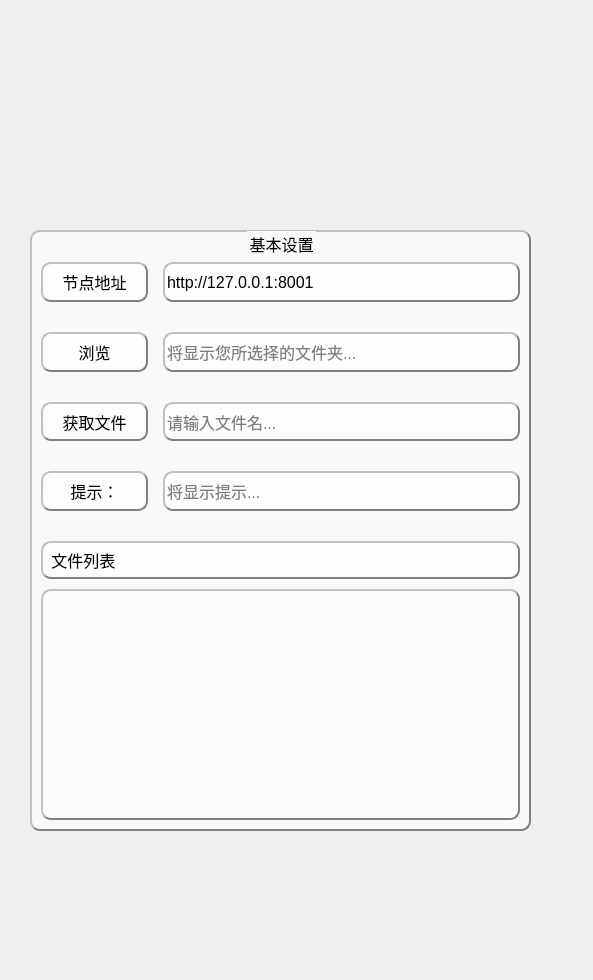
<?xml version="1.0" encoding="UTF-8"?>
<ui version="4.0">
 <class>MainWindow</class>
 <widget class="QMainWindow" name="MainWindow">
  <property name="geometry">
   <rect>
    <x>0</x>
    <y>0</y>
    <width>593</width>
    <height>980</height>
   </rect>
  </property>
  <property name="windowTitle">
   <string>基于XML-RPC文件共享</string>
  </property>
  <property name="windowIcon">
   <iconset>
    <normaloff>CN_bilibili-蓝色.png</normaloff>CN_bilibili-蓝色.png</iconset>
  </property>
  <widget class="QWidget" name="centralwidget">
   <widget class="QGroupBox" name="groupBox">
    <property name="geometry">
     <rect>
      <x>30</x>
      <y>230</y>
      <width>501</width>
      <height>601</height>
     </rect>
    </property>
    <property name="font">
     <font>
      <family>幼圆</family>
      <pointsize>12</pointsize>
     </font>
    </property>
    <property name="focusPolicy">
     <enum>Qt::ClickFocus</enum>
    </property>
    <property name="contextMenuPolicy">
     <enum>Qt::ActionsContextMenu</enum>
    </property>
    <property name="styleSheet">
     <string notr="true">border-radius: 10px;  
border: 2px groove gray; 
border-style: outset;

background-color: rgba(255,255,255,0.6);

</string>
    </property>
    <property name="title">
     <string>基本设置</string>
    </property>
    <property name="alignment">
     <set>Qt::AlignBottom|Qt::AlignHCenter</set>
    </property>
    <property name="flat">
     <bool>true</bool>
    </property>
    <layout class="QVBoxLayout" name="verticalLayout_2" stretch="1,1,1,1,7">
     <property name="spacing">
      <number>30</number>
     </property>
     <property name="topMargin">
      <number>30</number>
     </property>
     <item>
      <layout class="QHBoxLayout" name="horizontalLayout" stretch="3,10">
       <property name="spacing">
        <number>15</number>
       </property>
       <item>
        <widget class="QLabel" name="nodelabel">
         <property name="sizePolicy">
          <sizepolicy hsizetype="Expanding" vsizetype="Expanding">
           <horstretch>0</horstretch>
           <verstretch>0</verstretch>
          </sizepolicy>
         </property>
         <property name="font">
          <font>
           <pointsize>12</pointsize>
          </font>
         </property>
         <property name="styleSheet">
          <string notr="true">border-radius: 10px;  
border: 2px groove gray; 
border-style: outset;</string>
         </property>
         <property name="frameShape">
          <enum>QFrame::Box</enum>
         </property>
         <property name="text">
          <string>节点地址</string>
         </property>
         <property name="alignment">
          <set>Qt::AlignCenter</set>
         </property>
         <property name="indent">
          <number>-1</number>
         </property>
        </widget>
       </item>
       <item>
        <widget class="QLineEdit" name="webaddress">
         <property name="sizePolicy">
          <sizepolicy hsizetype="Expanding" vsizetype="Expanding">
           <horstretch>0</horstretch>
           <verstretch>0</verstretch>
          </sizepolicy>
         </property>
         <property name="font">
          <font>
           <pointsize>12</pointsize>
          </font>
         </property>
         <property name="mouseTracking">
          <bool>false</bool>
         </property>
         <property name="focusPolicy">
          <enum>Qt::ClickFocus</enum>
         </property>
         <property name="styleSheet">
          <string notr="true"/>
         </property>
         <property name="text">
          <string>http://127.0.0.1:8001</string>
         </property>
        </widget>
       </item>
      </layout>
     </item>
     <item>
      <layout class="QHBoxLayout" name="horizontalLayout_4" stretch="3,10">
       <property name="spacing">
        <number>15</number>
       </property>
       <item>
        <widget class="QPushButton" name="openbutton">
         <property name="sizePolicy">
          <sizepolicy hsizetype="Expanding" vsizetype="Expanding">
           <horstretch>0</horstretch>
           <verstretch>0</verstretch>
          </sizepolicy>
         </property>
         <property name="font">
          <font>
           <pointsize>12</pointsize>
          </font>
         </property>
         <property name="styleSheet">
          <string notr="true">border-radius: 10px;  
border: 2px groove gray; 
border-style: outset;</string>
         </property>
         <property name="text">
          <string>浏览</string>
         </property>
        </widget>
       </item>
       <item>
        <widget class="QLineEdit" name="dir">
         <property name="sizePolicy">
          <sizepolicy hsizetype="Expanding" vsizetype="Expanding">
           <horstretch>0</horstretch>
           <verstretch>0</verstretch>
          </sizepolicy>
         </property>
         <property name="font">
          <font>
           <pointsize>12</pointsize>
          </font>
         </property>
         <property name="styleSheet">
          <string notr="true"/>
         </property>
         <property name="placeholderText">
          <string>将显示您所选择的文件夹...</string>
         </property>
        </widget>
       </item>
      </layout>
     </item>
     <item>
      <layout class="QHBoxLayout" name="horizontalLayout_3" stretch="3,10">
       <property name="spacing">
        <number>15</number>
       </property>
       <item>
        <widget class="QPushButton" name="fetchbutton">
         <property name="sizePolicy">
          <sizepolicy hsizetype="Expanding" vsizetype="Expanding">
           <horstretch>0</horstretch>
           <verstretch>0</verstretch>
          </sizepolicy>
         </property>
         <property name="font">
          <font>
           <pointsize>12</pointsize>
          </font>
         </property>
         <property name="styleSheet">
          <string notr="true">border-radius: 10px;  
border: 2px groove gray; 
border-style: outset;</string>
         </property>
         <property name="text">
          <string>获取文件</string>
         </property>
        </widget>
       </item>
       <item>
        <widget class="QLineEdit" name="filename">
         <property name="sizePolicy">
          <sizepolicy hsizetype="Expanding" vsizetype="Expanding">
           <horstretch>0</horstretch>
           <verstretch>0</verstretch>
          </sizepolicy>
         </property>
         <property name="font">
          <font>
           <pointsize>12</pointsize>
          </font>
         </property>
         <property name="styleSheet">
          <string notr="true"/>
         </property>
         <property name="text">
          <string/>
         </property>
         <property name="placeholderText">
          <string>请输入文件名...</string>
         </property>
        </widget>
       </item>
      </layout>
     </item>
     <item>
      <layout class="QHBoxLayout" name="horizontalLayout_2" stretch="3,10">
       <property name="spacing">
        <number>15</number>
       </property>
       <item>
        <widget class="QLabel" name="label_2">
         <property name="sizePolicy">
          <sizepolicy hsizetype="Expanding" vsizetype="Expanding">
           <horstretch>0</horstretch>
           <verstretch>0</verstretch>
          </sizepolicy>
         </property>
         <property name="font">
          <font>
           <pointsize>12</pointsize>
          </font>
         </property>
         <property name="styleSheet">
          <string notr="true">border-radius: 10px;  
border: 2px groove gray; 
border-style: outset;</string>
         </property>
         <property name="frameShape">
          <enum>QFrame::Panel</enum>
         </property>
         <property name="text">
          <string>提示：</string>
         </property>
         <property name="alignment">
          <set>Qt::AlignCenter</set>
         </property>
        </widget>
       </item>
       <item>
        <widget class="QLineEdit" name="tips">
         <property name="sizePolicy">
          <sizepolicy hsizetype="Expanding" vsizetype="Expanding">
           <horstretch>0</horstretch>
           <verstretch>0</verstretch>
          </sizepolicy>
         </property>
         <property name="font">
          <font>
           <pointsize>12</pointsize>
          </font>
         </property>
         <property name="styleSheet">
          <string notr="true"/>
         </property>
         <property name="placeholderText">
          <string>将显示提示...</string>
         </property>
        </widget>
       </item>
      </layout>
     </item>
     <item>
      <layout class="QVBoxLayout" name="verticalLayout" stretch="1,6">
       <property name="spacing">
        <number>10</number>
       </property>
       <item>
        <widget class="QLabel" name="label_3">
         <property name="font">
          <font>
           <pointsize>12</pointsize>
          </font>
         </property>
         <property name="text">
          <string> 文件列表</string>
         </property>
        </widget>
       </item>
       <item>
        <widget class="QListView" name="filelistView">
         <property name="styleSheet">
          <string notr="true">
background-color: rgba(255, 255, 255,0.3);</string>
         </property>
        </widget>
       </item>
      </layout>
     </item>
    </layout>
   </widget>
   <widget class="QLabel" name="label">
    <property name="geometry">
     <rect>
      <x>10</x>
      <y>-10</y>
      <width>541</width>
      <height>941</height>
     </rect>
    </property>
    <property name="focusPolicy">
     <enum>Qt::ClickFocus</enum>
    </property>
    <property name="contextMenuPolicy">
     <enum>Qt::ActionsContextMenu</enum>
    </property>
    <property name="styleSheet">
     <string notr="true">border-radius: 10px;  
border-style: outset;</string>
    </property>
    <property name="text">
     <string/>
    </property>
    <property name="pixmap">
     <pixmap>CN_bilibili-蓝色.png</pixmap>
    </property>
    <property name="scaledContents">
     <bool>true</bool>
    </property>
   </widget>
   <widget class="QLabel" name="label_4">
    <property name="geometry">
     <rect>
      <x>270</x>
      <y>580</y>
      <width>341</width>
      <height>281</height>
     </rect>
    </property>
    <property name="text">
     <string/>
    </property>
    <property name="pixmap">
     <pixmap>小电视跳动.gif</pixmap>
    </property>
    <property name="scaledContents">
     <bool>true</bool>
    </property>
   </widget>
   <zorder>label</zorder>
   <zorder>groupBox</zorder>
   <zorder>label_4</zorder>
  </widget>
  <action name="about">
   <property name="icon">
    <iconset theme="cute">
     <normaloff>:/pic/images/cartoon1.ico</normaloff>:/pic/images/cartoon1.ico</iconset>
   </property>
   <property name="text">
    <string>关于</string>
   </property>
  </action>
  <action name="closeui">
   <property name="icon">
    <iconset>
     <normaloff>关  闭.png</normaloff>关  闭.png</iconset>
   </property>
   <property name="text">
    <string>关闭</string>
   </property>
  </action>
  <action name="ontop">
   <property name="checkable">
    <bool>true</bool>
   </property>
   <property name="icon">
    <iconset>
     <normaloff>固定.png</normaloff>固定.png</iconset>
   </property>
   <property name="text">
    <string>置顶</string>
   </property>
  </action>
 </widget>
 <resources>
  <include location="apprcc2.qrc"/>
 </resources>
 <connections>
  <connection>
   <sender>openbutton</sender>
   <signal>clicked()</signal>
   <receiver>MainWindow</receiver>
   <slot>open()</slot>
   <hints>
    <hint type="sourcelabel">
     <x>143</x>
     <y>388</y>
    </hint>
    <hint type="destinationlabel">
     <x>441</x>
     <y>87</y>
    </hint>
   </hints>
  </connection>
  <connection>
   <sender>fetchbutton</sender>
   <signal>clicked()</signal>
   <receiver>MainWindow</receiver>
   <slot>fetch()</slot>
   <hints>
    <hint type="sourcelabel">
     <x>130</x>
     <y>456</y>
    </hint>
    <hint type="destinationlabel">
     <x>78</x>
     <y>284</y>
    </hint>
   </hints>
  </connection>
  <connection>
   <sender>about</sender>
   <signal>triggered()</signal>
   <receiver>MainWindow</receiver>
   <slot>aboutthis()</slot>
   <hints>
    <hint type="sourcelabel">
     <x>-1</x>
     <y>-1</y>
    </hint>
    <hint type="destinationlabel">
     <x>288</x>
     <y>292</y>
    </hint>
   </hints>
  </connection>
  <connection>
   <sender>closeui</sender>
   <signal>triggered(bool)</signal>
   <receiver>MainWindow</receiver>
   <slot>close()</slot>
   <hints>
    <hint type="sourcelabel">
     <x>-1</x>
     <y>-1</y>
    </hint>
    <hint type="destinationlabel">
     <x>232</x>
     <y>317</y>
    </hint>
   </hints>
  </connection>
  <connection>
   <sender>ontop</sender>
   <signal>triggered(bool)</signal>
   <receiver>MainWindow</receiver>
   <slot>WinOnTop(bool)</slot>
   <hints>
    <hint type="sourcelabel">
     <x>-1</x>
     <y>-1</y>
    </hint>
    <hint type="destinationlabel">
     <x>232</x>
     <y>317</y>
    </hint>
   </hints>
  </connection>
 </connections>
 <slots>
  <slot>open()</slot>
  <slot>fetch()</slot>
  <slot>test()</slot>
  <slot>aboutthis()</slot>
  <slot>WinOnTop(bool)</slot>
 </slots>
</ui>
